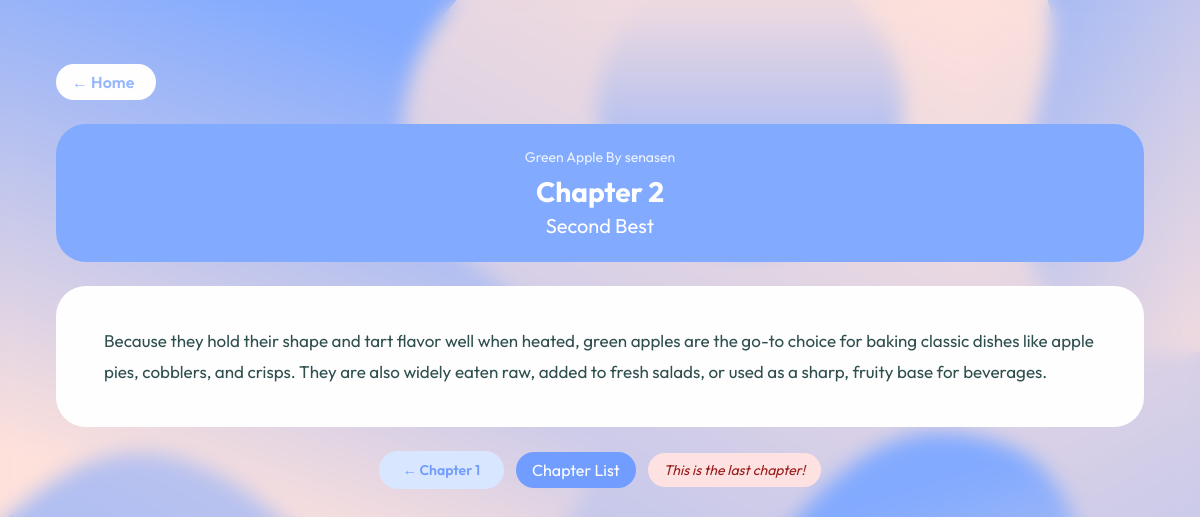
The app's page /novel/1/chapter/2 with its own data.
### app.py (models this page shows)
class Novel(db.Model):
    id = db.Column(db.Integer, primary_key=True)
    title = db.Column(db.String(200), nullable=False)
    description = db.Column(db.Text, nullable=False)
    genre = db.Column(db.String(100), nullable=False)
    cover_color = db.Column(db.String(20), default='#95B7FF')
    author_id = db.Column(db.Integer, db.ForeignKey('user.id'), nullable=False)
    created_at = db.Column(db.DateTime, default=datetime.utcnow)
    updated_at = db.Column(db.DateTime, default=datetime.utcnow, onupdate=datetime.utcnow)
    chapters = db.relationship('Chapter', backref='novel', lazy=True, cascade='all, delete-orphan', order_by='Chapter.chapter_number')

class User(db.Model):
    id = db.Column(db.Integer, primary_key=True)
    full_name = db.Column(db.String(100), nullable=False)
    email = db.Column(db.String(120), unique=True, nullable=False)
    username = db.Column(db.String(50), unique=True, nullable=False)
    password_hash = db.Column(db.String(256), nullable=False)
    created_at = db.Column(db.DateTime, default=datetime.utcnow)
    novels = db.relationship('Novel', backref='author', lazy=True)

class Chapter(db.Model):
    id = db.Column(db.Integer, primary_key=True)
    novel_id = db.Column(db.Integer, db.ForeignKey('novel.id'), nullable=False)
    chapter_number = db.Column(db.Integer, nullable=False)
    title = db.Column(db.String(200), nullable=False)
    content = db.Column(db.Text, nullable=False)
    created_at = db.Column(db.DateTime, default=datetime.utcnow)
    updated_at = db.Column(db.DateTime, default=datetime.utcnow, onupdate=datetime.utcnow)

### app.py (the view)
@app.route('/novel/<int:novel_id>/chapter/<int:chapter_number>')
def read_chapter(novel_id, chapter_number):
    novel = Novel.query.get_or_404(novel_id)
    chapter = Chapter.query.filter_by(novel_id=novel_id, chapter_number=chapter_number).first_or_404()
    current_user = get_current_user()
    is_author = current_user and current_user.id == novel.author_id
    prev_chapter = Chapter.query.filter_by(novel_id=novel_id).filter(
        Chapter.chapter_number < chapter_number
    ).order_by(Chapter.chapter_number.desc()).first()
    next_chapter = Chapter.query.filter_by(novel_id=novel_id).filter(
        Chapter.chapter_number > chapter_number
    ).order_by(Chapter.chapter_number.asc()).first()
    return render_template('chapter.html',
        novel=novel,
        chapter=chapter,
        current_user=current_user,
        is_author=is_author,
        prev_chapter=prev_chapter,
        next_chapter=next_chapter
    )

### app.py (called while the page is built)
def get_current_user():
    if 'user_id' in session:
        return User.query.get(session['user_id'])
    return None

### templates/chapter.html (shortened to what this page needs)
{% extends "base.html" %}
{% block body %}
<body class="db-body">
    <div style="max-width: 1200px; width: 100%; margin: 0 auto; padding: 32px 24px;">
        <nav style="margin-bottom: 24px; font-size: 14px; color: var(--blue-medium);">
            <a href="{{ url_for('dashboard') }}" style="color: var(--blue-medium); text-decoration: none; font-weight: 600;
                background-color: var(--white); border-radius: 9999px; padding: 8px 16px; max-width: 100px;">← Home</a>
        </nav>
        <div class="card" style="margin-bottom: 24px; text-align: center; background: #82AAFF; color: var(--white);">
            <p style="font-size: 14px; opacity: 0.85; margin-bottom: 8px;">
                {{ novel.title }} By {{ novel.author.username }}
            </p>
            <h1 style="font-size: 28px; font-weight: 700; margin-bottom: 4px;">
                Chapter {{ chapter.chapter_number }}
            </h1>
            <h2 style="font-size: 20px; font-weight: 400;">{{ chapter.title }}</h2>
        </div>
        <div class="card chapter-content" style="color: darkslategray; line-height: 1.8;">
            {{ chapter.content | replace('\n', '<br>') | safe }}
        </div>
        <div style="display: flex; justify-content: center; align-items: center; margin-top: 24px; flex-wrap: wrap; gap: 12px;">
            {% if prev_chapter %}
            <a href="{{ url_for('read_chapter', novel_id=novel.id, chapter_number=prev_chapter.chapter_number) }}"
               class="btn-blue" style="text-decoration: none;">
                ← Chapter {{ prev_chapter.chapter_number }}
            </a>
            {% else %}
            <div></div>
            {% endif %}
            <a href="{{ url_for('novel_detail', novel_id=novel.id) }}"
               style="color: var(--white); text-decoration: none; background-color: var(--blue-dark);
               border-radius: 9999px; padding: 8px 16px; max-width: 200px;">Chapter List</a>
            {% if next_chapter %}
            <a href="{{ url_for('read_chapter', novel_id=novel.id, chapter_number=next_chapter.chapter_number) }}"
               class="btn-orange" style="text-decoration: none;">
                Chapter {{ next_chapter.chapter_number }} →
            </a>
            {% else %}
                {% if is_author %}
                <a href="{{ url_for('create_chapter', novel_id=novel.id) }}" class="btn-orange" style="text-decoration: none;">
                    + Add New Chapter
                </a>
                {% else %}
                <span style="color: #991b1b; font-size: 14px; font-style: italic; background-color: #fee2e2;
               border-radius: 9999px; padding: 8px 16px; max-width: 200px;">
                    This is the last chapter!
                </span>
                {% endif %}
            {% endif %}
        </div>
    </div>
</body>
{% endblock %}

### static/style.css (style rules this page uses)
:root { --blue-dark: #709DFF; --blue-medium: #95B7FF; --blue-light: #d8e6ff; --orange: #FF856D; --white: #FFFEFE; }
* { box-sizing: border-box; margin: 0; padding: 0; }
.db-body { background-image: url('images/bg.svg'); min-height: 100vh; min-width: 100vw; font-family: 'Outfit', sans-serif; padding: 32px; display: flex; justify-content: center; backdrop-filter: blur(10px); }
.card { background: var(--white); color: var(--blue-medium); border-radius: 30px; padding: 24px; }
nav { flex-grow: 1; display: flex; flex-direction: column; gap: 24px; }
nav a { display: flex; align-items: center; gap: 16px; text-decoration: none; color: var(--blue-medium); font-size: 16px; transition: color 0.5s; padding: 4px 8px; }
::placeholder { color: var(--blue-medium); }
.btn-blue { background: var(--blue-light); color: var(--blue-dark); border: none; padding: 10px 24px; border-radius: 20px; font-family: 'Outfit', sans-serif; font-size: 14px; font-weight: 600; cursor: pointer; transition: background 0.2s; display: inline-block; }
.chapter-content { font-size: 17px; line-height: 1.9; color: #2d3748; font-family: 'Outfit', sans-serif; padding: 40px 48px; }

### records on screen
Novel: title "Green Apple"
User: author.username "senasen"
Chapter: chapter_number "2", title "Second Best", content "Because they hold their shape and tart flavor well when heated, green apples are the go-to choice for baking classic dishes like apple pies, cobblers, and crisps. They are also widely eaten raw, added to fresh salads, or used as a sharp, fruity base for beverages."
Chapter: chapter_number "1"
